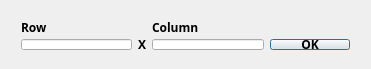
<?xml version="1.0" encoding="UTF-8"?>
<ui version="4.0">
 <class>ConfigureDlg</class>
 <widget class="QDialog" name="ConfigureDlg">
  <property name="geometry">
   <rect>
    <x>0</x>
    <y>0</y>
    <width>371</width>
    <height>69</height>
   </rect>
  </property>
  <property name="font">
   <font>
    <family>微软雅黑</family>
    <weight>75</weight>
    <bold>true</bold>
   </font>
  </property>
  <property name="windowTitle">
   <string>ConfigureDlg</string>
  </property>
  <widget class="QWidget" name="">
   <property name="geometry">
    <rect>
     <x>10</x>
     <y>10</y>
     <width>351</width>
     <height>51</height>
    </rect>
   </property>
   <layout class="QGridLayout" name="gridLayout">
    <item row="0" column="0">
     <widget class="QLabel" name="label_2">
      <property name="font">
       <font>
        <family>微软雅黑</family>
        <weight>75</weight>
        <bold>true</bold>
       </font>
      </property>
      <property name="text">
       <string>Row</string>
      </property>
     </widget>
    </item>
    <item row="0" column="2">
     <widget class="QLabel" name="label_3">
      <property name="text">
       <string>Column</string>
      </property>
     </widget>
    </item>
    <item row="1" column="0">
     <widget class="QLineEdit" name="row"/>
    </item>
    <item row="1" column="1">
     <widget class="QLabel" name="label">
      <property name="font">
       <font>
        <family>微软雅黑</family>
        <weight>75</weight>
        <bold>true</bold>
       </font>
      </property>
      <property name="text">
       <string>X</string>
      </property>
     </widget>
    </item>
    <item row="1" column="2">
     <widget class="QLineEdit" name="column"/>
    </item>
    <item row="1" column="3">
     <widget class="QPushButton" name="ok">
      <property name="font">
       <font>
        <family>微软雅黑</family>
        <weight>75</weight>
        <bold>true</bold>
       </font>
      </property>
      <property name="text">
       <string>OK</string>
      </property>
     </widget>
    </item>
   </layout>
  </widget>
 </widget>
 <layoutdefault spacing="6" margin="11"/>
 <resources/>
 <connections/>
</ui>
